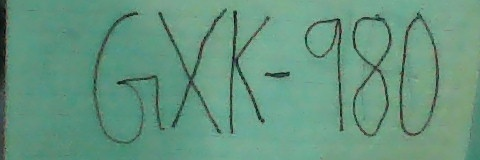
#> input picture Projects/MachineVision/debug_original.jpg, 480 x 160 px
$ python -i adaptive_binarization.py   (imports and definitions only)
#> lines starting #> are read from the running program, lines starting #| are printed output that depends on the picture
#> further down, picture is the input picture: PIL image 480x160 RGB; mean R, G, B 101.3, 150.3, 127.7
import cv2
import numpy as np
from PIL import Image

def adaptive_binarize(pil_img, method='mean', block_size=11, C=2):
    """
    Applies adaptive binarization to a PIL image.
    method: 'mean' or 'gaussian'
    block_size: Size of the neighborhood area.
    C: Constant subtracted from the mean/weighted mean.
    Returns a binarized PIL image.
    """
#> called with method = 'mean', block_size = 11, C = 2
    img_gray = pil_img.convert('L')
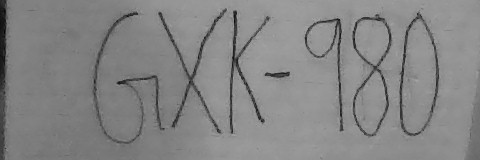
#> img_gray: PIL image 480x160 L; min 1, max 171, mean 133.1
    img_np = np.array(img_gray)
    if method == 'mean':
        thresh = cv2.adaptiveThreshold(img_np, 255, cv2.ADAPTIVE_THRESH_MEAN_C, cv2.THRESH_BINARY, block_size, C)
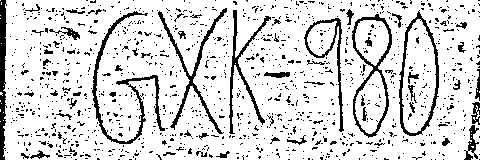
#> thresh: shape (160, 480); 84.6% white; black in thin lines or dots
    else:
        thresh = cv2.adaptiveThreshold(img_np, 255, cv2.ADAPTIVE_THRESH_GAUSSIAN_C, cv2.THRESH_BINARY, block_size, C)
    return Image.fromarray(thresh)

>>> from PIL import Image
>>> picture = Image.open('../../MachineVision/debug_original.jpg')
>>> result = adaptive_binarize(picture)
